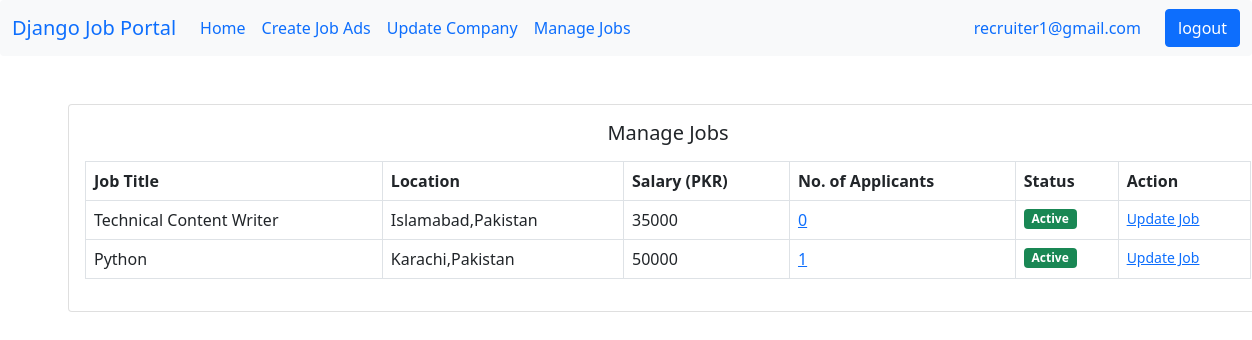
Screenshot of /job/manage-jobs/ (signed in) with the database file from the repository.
### users/models.py (models this page shows)
class User(AbstractUser):
    email = models.EmailField(unique=True)
    is_recruiter=models.BooleanField(default=False)
    is_applicant=models.BooleanField(default=False)
    has_resume=models.BooleanField(default=False)
    has_company=models.BooleanField(default=False)

### job/models.py (models this page shows, shortened)
class Job(models.Model):
    job_type_choices=(
        ('Remote','Remote'),
        ('Onsite','Onsite'),
        ('Hybrid','Hybrid')
    )
    user=models.ForeignKey(User,on_delete=models.CASCADE)
    company=models.ForeignKey(Company,on_delete=models.CASCADE)
    title = models.CharField(max_length=100)
    city=models.CharField(max_length=100)
    salary=models.PositiveIntegerField(default=35000)
    requirements=models.TextField()
    ideal_candidates=models.TextField()
    is_available=models.BooleanField(default=True)
    timestamp=models.DateTimeField(auto_now_add=True)
    industry=models.ForeignKey(Industry,on_delete=models.DO_NOTHING,null=True,blank=True)
    state=models.ForeignKey(State,on_delete=models.DO_NOTHING,null=True,blank=True)
    job_type=models.CharField(max_length=20,choices=job_type_choices,null=True,blank=True)

class State(models.Model):
    name=models.CharField(max_length=100)
    def __str__(self) -> str:
        return self.name

### job/views.py (the view)
# urls.py: path('manage-jobs/',views.manage_jobs,name='manage-jobs'),
def manage_jobs(request):
    jobs=Job.objects.filter(user=request.user,company=request.user.company)
    context={'jobs':jobs}
    return render(request,'job/manage_jobs.html',context)

### templates/job/manage_jobs.html
{% extends "base.html" %}
{% block content %}
<div class=card mx-auto" style="width:75rem;" >
    <div class="card-body">
        <h5 class="card-title mb-3 text-center">Manage Jobs</h5>
        <table class="table table-bordered">
            <thead>
                <tr>
                    <th scope="col">Job Title</th>
                    <th scope="col">Location</th>
                    <th scope="col">Salary (PKR)</th>
                    <th scope="col">No. of Applicants</th>
                    <th scope="col">Status</th>
                    <th scope="col">Action</th>
                </tr>
            </thead>
            <tbody>
            {% for job in jobs %}
                <tr>
                    <td>{{job.title}}</td>
                    <td>{{job.city}},{{job.state}}</td>
                    <td>{{job.salary}}</td>
                    <td><a href="{% url 'all-applicants' job.pk %}">{{job.applyjob_set.all.count}}</a></td>
                    {% if job.is_available %}
                        <td><span class="badge bg-success">Active</span></td>
                    {% else %}
                        <td><span class="badge bg-warning">Not Active</span></td>
                    {% endif %}
                    <td><a href="{% url 'update-job' job.pk %}"><small>Update Job</small></a></td>
                </tr>
            {% endfor %}
            </tbody>
        </table>
    </div>
</div>
{% endblock content %}

### templates/base.html (shortened to what this page needs)
<!doctype <!DOCTYPE html>
{% load widget_tweaks %}
<html lang="en">
    <head>
        <link href="https://cdn.jsdelivr.net/npm/bootstrap@5.0.2/dist/css/bootstrap.min.css" rel="stylesheet"
 crossorgin="anonymous">
    </head>
    <body>
            <nav class="navbar navbar-expand-lg bg-body-tertiary bg-light rounded" aria-label="Eleventh navbar example">
              <div class="container-fluid">
                <a class="navbar-brand" href="{% url 'home' %}">Django Job Portal</a>
                <div class="collapse navbar-collapse" id="navbarsExample09">
                  {% if request.user.is_authenticated %}
                    {% if request.user.is_applicant %}
                        <ul class="navbar-nav me-auto mb-2 mb-lg-0">
                            <li class="nav-item">
                            <a class="nav-link active" aria-current="page" href="{% url 'dashboard' %}">Home</a>
                            </li>
                            {% if request.user.has_resume %}
                            <li class="nav-item">
                            <a class="nav-link" href="{% url 'job-listing' %}">Apply to Jobs</a>
                            </li>
                            <li class="nav-item">
                                <a class="nav-link" href="{% url 'update-resume' %}">Update Resume</a>
                            </li>
                            <li class="nav-item">
                                <a class="nav-link" href="{% url 'applied-jobs' %}">Jobs Applied</a>
                            </li>
                            {% else %}
                            <li class="nav-item">
                            <a class="nav-link" href="{% url 'update-resume' %}">Create Resume</a>
                            </li>
                        {% endif %}
                            <li class="nav-item">
                            <a class="nav-link" href="{% url 'job-listing' %}">latest jobs</a>
                            </li>
                        </ul>
                    {% elif request.user.is_recruiter %}
                        <ul class="navbar-nav me-auto mb-2 mb-lg-0">
                            <li class="nav-item">
                            <a class="nav-link active" aria-current="page" href="{% url 'dashboard' %}">Home</a>
                            </li>
                            {% if request.user.has_company %}
                                <li class="nav-item">
                                <a class="nav-link" href="{% url 'create-job'%}">Create Job Ads</a>
                                </li>
                                <li class="nav-item">
                                    <a class="nav-link" href="{% url 'update-company'%}">Update Company</a>
                                </li>
                            {% else %}
                                <li class="nav-item">
                                <a class="nav-link" href="{% url 'update-company'%}">Create Company</a>
                                </li>
                            {% endif %}
                            <li class="nav-item">
                                <a class="nav-link" href="{% url 'manage-jobs' %}">Manage Jobs</a>
                        </ul>
                        {% endif %}
                    <ul class="navbar-nav">
                    <li class="nav-item">
                        <a class="nav-link" href="{% url 'dashboard' %}" >{{request.user.email}}</a>
                    </li>
                    </ul>
                    <div class="text-end">
                        <a type="button" class="btn btn-primary" href={% url 'logout' %}>logout</a>
                    </div>
                    </div>
                    {% endif %}
                </div>
            </nav>
        <div class="container mt-5">
            {% block content %}
            {% endblock content %}
        </div>
    </body>
</html>

### rows the page displays
User: user.email "recruiter1@gmail.com"
Job: title "Technical Content Writer", city "Islamabad", state "Pakistan", salary "35000", applyjob_set.all.count "0", is_available "Active"
Job: title "Python", city "Karachi", state "Pakistan", salary "50000", applyjob_set.all.count "1", is_available "Active"
